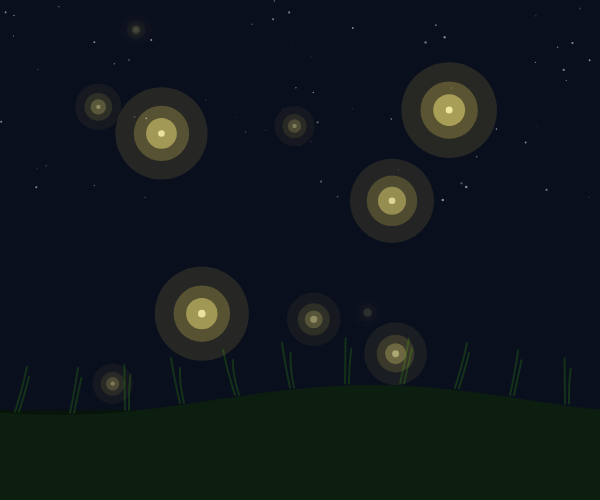
Frame 1 (no input)
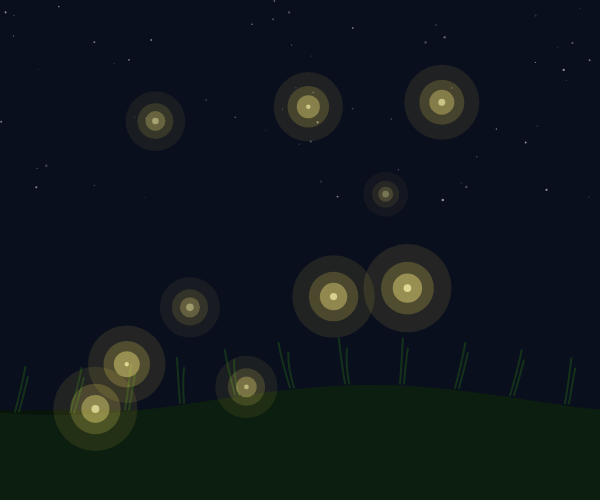
Frame 60 (no input)
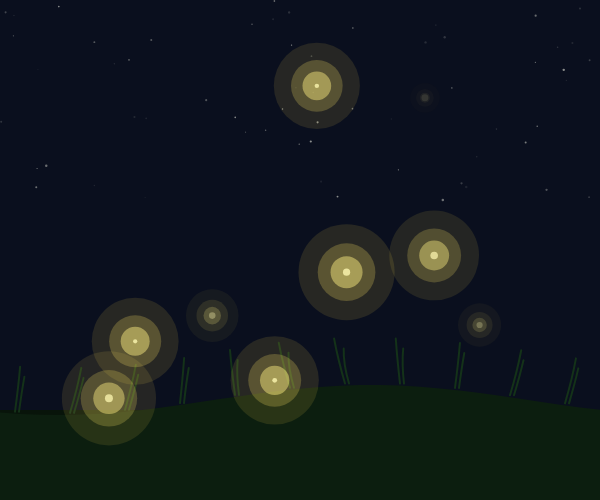
Frame 120 (the mouse pressed at the canvas centre since frame 60)

The p5.js sketch that drew these frames (run headless with seeded random() and noise() and a simulated clock; from frame 60 on, the mouse is pressed at the canvas centre):

// p5.js sketch
// ── sketch.js
class Firefly {
  constructor(x, y) {
    this.x = x;
    this.y = y;
    this.size = random(4, 8);
    this.glowSpeed = random(0.008, 0.018);
    this.driftSpeedX = random(0.004, 0.01);
    this.driftSpeedY = random(0.005, 0.012);
    this.driftRangeX = random(30, 80);
    this.driftRangeY = random(20, 50);
    this.offset = random(0, TWO_PI);
  }

  update() {
    this.currentX = this.x + sin(frameCount * this.driftSpeedX + this.offset) * this.driftRangeX;
    this.currentY = this.y + sin(frameCount * this.driftSpeedY + this.offset + 2) * this.driftRangeY;
    this.glow = max(0, sin(frameCount * this.glowSpeed + this.offset));
  }

  display() {
    let alpha = this.glow * 200;
    let glowSize = this.size + this.glow * 25;

    noStroke();

    fill(255, 220, 80, alpha * 0.15);
    ellipse(this.currentX, this.currentY, glowSize * 3, glowSize * 3);

    fill(255, 230, 100, alpha * 0.3);
    ellipse(this.currentX, this.currentY, glowSize * 1.8, glowSize * 1.8);

    fill(255, 240, 130, alpha * 0.6);
    ellipse(this.currentX, this.currentY, glowSize, glowSize);

    fill(255, 250, 180, alpha);
    ellipse(this.currentX, this.currentY, this.size, this.size);
  }
}

let fireflies = [];
let stars = [];

function setup() {
  createCanvas(600, 500);

  for (let i = 0; i < 20; i++) {
    fireflies.push(new Firefly(random(50, 550), random(50, 400)));
  }

  for (let i = 0; i < 60; i++) {
    stars.push({
      x: random(width),
      y: random(height * 0.4),
      size: random(1, 2.5),
      speed: random(0.01, 0.025),
      offset: random(TWO_PI)
    });
  }
}

function draw() {
  background(10, 15, 30);

  drawStars();
  drawGround();

  for (let i = 0; i < fireflies.length; i++) {
    fireflies[i].update();
    fireflies[i].display();
  }
}

function drawStars() {
  noStroke();
  for (let i = 0; i < stars.length; i++) {
    let s = stars[i];
    let twinkle = 80 + sin(frameCount * s.speed + s.offset) * 60;
    fill(255, 255, 240, twinkle);
    ellipse(s.x, s.y, s.size, s.size);
  }
}

function drawGround() {
  noStroke();

  fill(8, 20, 10);
  rect(0, height * 0.82, width, height * 0.18);

  fill(12, 30, 15);
  beginShape();
  for (let x = 0; x <= width; x += 20) {
    let hillY = height * 0.82 + sin(x * 0.01 + 1) * 15 - 10;
    vertex(x, hillY);
  }
  vertex(width, height);
  vertex(0, height);
  endShape(CLOSE);

  for (let i = 0; i < 12; i++) {
    let gx = i * 55 + 15;
    let gy = height * 0.82 + sin(gx * 0.01 + 1) * 15 - 12;
    drawGrassBlade(gx, gy);
  }
}

function drawGrassBlade(x, y) {
  let sway = sin(frameCount * 0.01 + x * 0.1) * 8;
  stroke(20, 50, 25);
  strokeWeight(2);
  noFill();
  beginShape();
  vertex(x, y);
  quadraticVertex(x + sway, y - 25, x + sway * 1.5, y - 45);
  endShape();

  beginShape();
  vertex(x + 4, y);
  quadraticVertex(x + 4 + sway * 0.8, y - 20, x + sway + 6, y - 35);
  endShape();
}
// ── style.css
html, body {
  margin: 0;
  padding: 0;
  background: #0a0f1e;
  display: flex;
  justify-content: center;
  align-items: center;
  min-height: 100vh;
}
